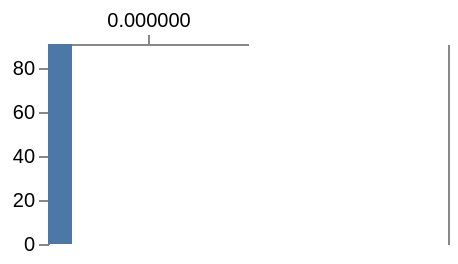

Here is the Vega-Lite specification saved for this chart:
### Vega specification from a JSON file in a GitHub repository (floating-point values rounded to 4 significant figures)
{"$schema": "https://vega.github.io/schema/vega/v6.json", "description": "**A bound a signal does not supply is no bound; a bound it supplies unreadably is a bound of NaN.** Both halves are one line of `configureDomain` in `vega-encode/src/Scale.js` — `if (_.domainMax != null) domain[n] = _.domainMax` — which gates on `null` and then writes the value **as it stands**, leaving d3's own `domain` setter to coerce it with `+`. This engine read the override with the same function it reads every other guide number with, and that one asks `is it a number?`, which is a different question and gets the two ends wrong in **opposite** directions. `Number(null)` is `0` — JavaScript's coercion, faithfully implemented — so a `domainMax` bound to a control nobody has touched yet pulled the top of the domain down to zero and took the scale, its ticks, its labels and every mark keyed through it with it. That is not a corner: a templated chart writes `\"domainMax\": {\"signal\": \"cap\"}` and leaves `cap` unset until a user moves something, which is the state every such chart *starts* in. And a word was discarded, so the axis stayed fully ticked over the data's own end where upstream draws **no ticks at all** — `scaleLinear().domain([0, \"high\"])` is `[0, NaN]`, and d3's `ticks` opens `if (!(i2 >= i1)) return []`, where every comparison against a NaN is false.\n\nThe three scales are three different answers and each is load-bearing. `open` is the null: its domain must stay at the data's own 91, and it is the half that says the override was **skipped** rather than applied as something harmless. `unreadable` is the word: no ticks and no labels, which is the honest thing for an axis over a bound nobody can read to say, and it is the half a `takeIf { !it.isNaN() }` silently turned back into a full axis. `given` is the control — a number still overrides, and it is read at **0** on purpose, because zero is the one number a null was being confused with, and a fixture whose control was `120` would pass with the defect still there.\n\nThe axes are read for their tick and label **counts**, not only their positions: the null half moves labels and the unreadable half removes them, and only the second is visible in a count. A mark is drawn through `open` alone, deliberately — an unplaceable rect would bring in the bounds-at-the-origin rule that `a-mark-nobody-can-place` already carries, and mixing the two would make one fixture answer two questions.", "width": 200, "height": 100, "padding": 5, "signals": [{"name": "gone", "value": null}, {"name": "word", "value": "high"}, {"name": "cap", "value": 0}], "data": [{"name": "t", "values": [{"k": "a", "v": 19}, {"k": "b", "v": 91}]}], "scales": [{"name": "open", "type": "linear", "domain": {"data": "t", "field": "v"}, "domainMax": {"signal": "gone"}, "range": "height"}, {"name": "unreadable", "type": "linear", "domain": {"data": "t", "field": "v"}, "domainMax": {"signal": "word"}, "range": "height"}, {"name": "given", "type": "linear", "domain": {"data": "t", "field": "v"}, "domainMax": {"signal": "cap"}, "range": "height"}], "axes": [{"orient": "left", "scale": "open", "tickCount": 3}, {"orient": "right", "scale": "unreadable", "tickCount": 3}, {"orient": "top", "scale": "given", "tickCount": 3}], "marks": [{"type": "rect", "from": {"data": "t"}, "encode": {"update": {"x": {"value": 0}, "width": {"value": 12}, "y": {"scale": "open", "field": "v"}, "y2": {"scale": "open", "value": 0}, "fill": {"value": "#4c78a8"}}}}]}
